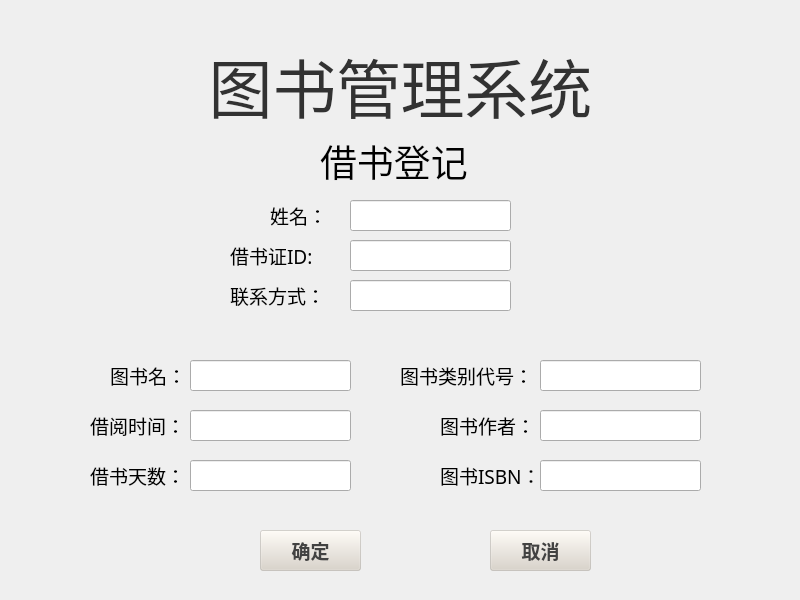
<?xml version="1.0" encoding="UTF-8"?>
<ui version="4.0">
 <class>LendBook</class>
 <widget class="QWidget" name="LendBook">
  <property name="geometry">
   <rect>
    <x>0</x>
    <y>0</y>
    <width>800</width>
    <height>600</height>
   </rect>
  </property>
  <property name="windowTitle">
   <string>Form</string>
  </property>
  <widget class="QLineEdit" name="lineEdit_1">
   <property name="geometry">
    <rect>
     <x>350</x>
     <y>200</y>
     <width>161</width>
     <height>31</height>
    </rect>
   </property>
   <property name="font">
    <font>
     <family>黑体</family>
     <pointsize>12</pointsize>
    </font>
   </property>
   <property name="text">
    <string/>
   </property>
  </widget>
  <widget class="QLabel" name="label_2">
   <property name="geometry">
    <rect>
     <x>270</x>
     <y>200</y>
     <width>101</width>
     <height>31</height>
    </rect>
   </property>
   <property name="font">
    <font>
     <family>楷体</family>
     <pointsize>14</pointsize>
    </font>
   </property>
   <property name="text">
    <string>姓名：</string>
   </property>
  </widget>
  <widget class="QLabel" name="label">
   <property name="geometry">
    <rect>
     <x>320</x>
     <y>120</y>
     <width>191</width>
     <height>81</height>
    </rect>
   </property>
   <property name="font">
    <font>
     <family>楷体</family>
     <pointsize>28</pointsize>
    </font>
   </property>
   <property name="text">
    <string>借书登记</string>
   </property>
  </widget>
  <widget class="QPushButton" name="pushButton_2">
   <property name="geometry">
    <rect>
     <x>490</x>
     <y>530</y>
     <width>101</width>
     <height>41</height>
    </rect>
   </property>
   <property name="font">
    <font>
     <family>楷体</family>
     <pointsize>14</pointsize>
     <weight>75</weight>
     <bold>true</bold>
    </font>
   </property>
   <property name="styleSheet">
    <string notr="true">color: rgb(66, 66, 66);
background-color: rgb(218, 211, 200,100);</string>
   </property>
   <property name="text">
    <string>取消</string>
   </property>
  </widget>
  <widget class="QPushButton" name="pushButton">
   <property name="geometry">
    <rect>
     <x>260</x>
     <y>530</y>
     <width>101</width>
     <height>41</height>
    </rect>
   </property>
   <property name="font">
    <font>
     <family>楷体</family>
     <pointsize>14</pointsize>
     <weight>75</weight>
     <bold>true</bold>
    </font>
   </property>
   <property name="styleSheet">
    <string notr="true">color: rgb(66, 66, 66);
background-color: rgb(218, 211, 200,100);</string>
   </property>
   <property name="text">
    <string>确定</string>
   </property>
  </widget>
  <widget class="QLineEdit" name="lineEdit_2">
   <property name="geometry">
    <rect>
     <x>350</x>
     <y>240</y>
     <width>161</width>
     <height>31</height>
    </rect>
   </property>
   <property name="font">
    <font>
     <family>黑体</family>
     <pointsize>12</pointsize>
    </font>
   </property>
   <property name="text">
    <string/>
   </property>
  </widget>
  <widget class="QLabel" name="label_9">
   <property name="geometry">
    <rect>
     <x>230</x>
     <y>240</y>
     <width>101</width>
     <height>31</height>
    </rect>
   </property>
   <property name="font">
    <font>
     <family>楷体</family>
     <pointsize>14</pointsize>
    </font>
   </property>
   <property name="text">
    <string>借书证ID:</string>
   </property>
  </widget>
  <widget class="QLineEdit" name="lineEdit_3">
   <property name="geometry">
    <rect>
     <x>350</x>
     <y>280</y>
     <width>161</width>
     <height>31</height>
    </rect>
   </property>
   <property name="font">
    <font>
     <family>黑体</family>
     <pointsize>12</pointsize>
    </font>
   </property>
   <property name="text">
    <string/>
   </property>
  </widget>
  <widget class="QLabel" name="label_10">
   <property name="geometry">
    <rect>
     <x>230</x>
     <y>280</y>
     <width>101</width>
     <height>31</height>
    </rect>
   </property>
   <property name="font">
    <font>
     <family>楷体</family>
     <pointsize>14</pointsize>
    </font>
   </property>
   <property name="text">
    <string>联系方式：</string>
   </property>
  </widget>
  <widget class="QLineEdit" name="lineEdit_4">
   <property name="geometry">
    <rect>
     <x>190</x>
     <y>360</y>
     <width>161</width>
     <height>31</height>
    </rect>
   </property>
   <property name="font">
    <font>
     <family>黑体</family>
     <pointsize>12</pointsize>
    </font>
   </property>
   <property name="text">
    <string/>
   </property>
  </widget>
  <widget class="QLabel" name="label_11">
   <property name="geometry">
    <rect>
     <x>110</x>
     <y>360</y>
     <width>161</width>
     <height>31</height>
    </rect>
   </property>
   <property name="font">
    <font>
     <family>楷体</family>
     <pointsize>14</pointsize>
    </font>
   </property>
   <property name="text">
    <string>图书名：</string>
   </property>
  </widget>
  <widget class="QLineEdit" name="lineEdit_5">
   <property name="geometry">
    <rect>
     <x>540</x>
     <y>360</y>
     <width>161</width>
     <height>31</height>
    </rect>
   </property>
   <property name="font">
    <font>
     <family>黑体</family>
     <pointsize>12</pointsize>
    </font>
   </property>
   <property name="text">
    <string/>
   </property>
  </widget>
  <widget class="QLabel" name="label_12">
   <property name="geometry">
    <rect>
     <x>400</x>
     <y>360</y>
     <width>161</width>
     <height>31</height>
    </rect>
   </property>
   <property name="font">
    <font>
     <family>楷体</family>
     <pointsize>14</pointsize>
    </font>
   </property>
   <property name="text">
    <string>图书类别代号：</string>
   </property>
  </widget>
  <widget class="QLineEdit" name="lineEdit_6">
   <property name="geometry">
    <rect>
     <x>190</x>
     <y>410</y>
     <width>161</width>
     <height>31</height>
    </rect>
   </property>
   <property name="font">
    <font>
     <family>黑体</family>
     <pointsize>12</pointsize>
    </font>
   </property>
   <property name="text">
    <string/>
   </property>
  </widget>
  <widget class="QLabel" name="label_13">
   <property name="geometry">
    <rect>
     <x>90</x>
     <y>410</y>
     <width>161</width>
     <height>31</height>
    </rect>
   </property>
   <property name="font">
    <font>
     <family>楷体</family>
     <pointsize>14</pointsize>
    </font>
   </property>
   <property name="text">
    <string>借阅时间：</string>
   </property>
  </widget>
  <widget class="QLabel" name="label_14">
   <property name="geometry">
    <rect>
     <x>440</x>
     <y>410</y>
     <width>111</width>
     <height>31</height>
    </rect>
   </property>
   <property name="font">
    <font>
     <family>楷体</family>
     <pointsize>14</pointsize>
    </font>
   </property>
   <property name="text">
    <string>图书作者：</string>
   </property>
  </widget>
  <widget class="QLineEdit" name="lineEdit_7">
   <property name="geometry">
    <rect>
     <x>540</x>
     <y>410</y>
     <width>161</width>
     <height>31</height>
    </rect>
   </property>
   <property name="font">
    <font>
     <family>黑体</family>
     <pointsize>12</pointsize>
    </font>
   </property>
   <property name="text">
    <string/>
   </property>
  </widget>
  <widget class="QLineEdit" name="lineEdit_8">
   <property name="geometry">
    <rect>
     <x>190</x>
     <y>460</y>
     <width>161</width>
     <height>31</height>
    </rect>
   </property>
   <property name="font">
    <font>
     <family>黑体</family>
     <pointsize>12</pointsize>
    </font>
   </property>
   <property name="text">
    <string/>
   </property>
  </widget>
  <widget class="QLabel" name="label_15">
   <property name="geometry">
    <rect>
     <x>90</x>
     <y>460</y>
     <width>111</width>
     <height>31</height>
    </rect>
   </property>
   <property name="font">
    <font>
     <family>楷体</family>
     <pointsize>14</pointsize>
    </font>
   </property>
   <property name="text">
    <string>借书天数：</string>
   </property>
  </widget>
  <widget class="QLineEdit" name="lineEdit_9">
   <property name="geometry">
    <rect>
     <x>540</x>
     <y>460</y>
     <width>161</width>
     <height>31</height>
    </rect>
   </property>
   <property name="font">
    <font>
     <family>黑体</family>
     <pointsize>12</pointsize>
    </font>
   </property>
   <property name="text">
    <string/>
   </property>
  </widget>
  <widget class="QLabel" name="label_16">
   <property name="geometry">
    <rect>
     <x>440</x>
     <y>460</y>
     <width>101</width>
     <height>31</height>
    </rect>
   </property>
   <property name="font">
    <font>
     <family>楷体</family>
     <pointsize>14</pointsize>
    </font>
   </property>
   <property name="text">
    <string>图书ISBN：</string>
   </property>
  </widget>
  <widget class="QLabel" name="label_6">
   <property name="geometry">
    <rect>
     <x>0</x>
     <y>30</y>
     <width>801</width>
     <height>111</height>
    </rect>
   </property>
   <property name="font">
    <font>
     <family>华文行楷</family>
     <pointsize>48</pointsize>
     <weight>50</weight>
     <bold>false</bold>
    </font>
   </property>
   <property name="styleSheet">
    <string notr="true">color: rgb(255, 0, 0);</string>
   </property>
   <property name="text">
    <string>&lt;html&gt;&lt;head/&gt;&lt;body&gt;&lt;p&gt;&lt;span style=&quot; color:#323232;&quot;&gt;图书管理系统&lt;/span&gt;&lt;/p&gt;&lt;/body&gt;&lt;/html&gt;</string>
   </property>
   <property name="alignment">
    <set>Qt::AlignCenter</set>
   </property>
  </widget>
 </widget>
 <resources/>
 <connections/>
</ui>
